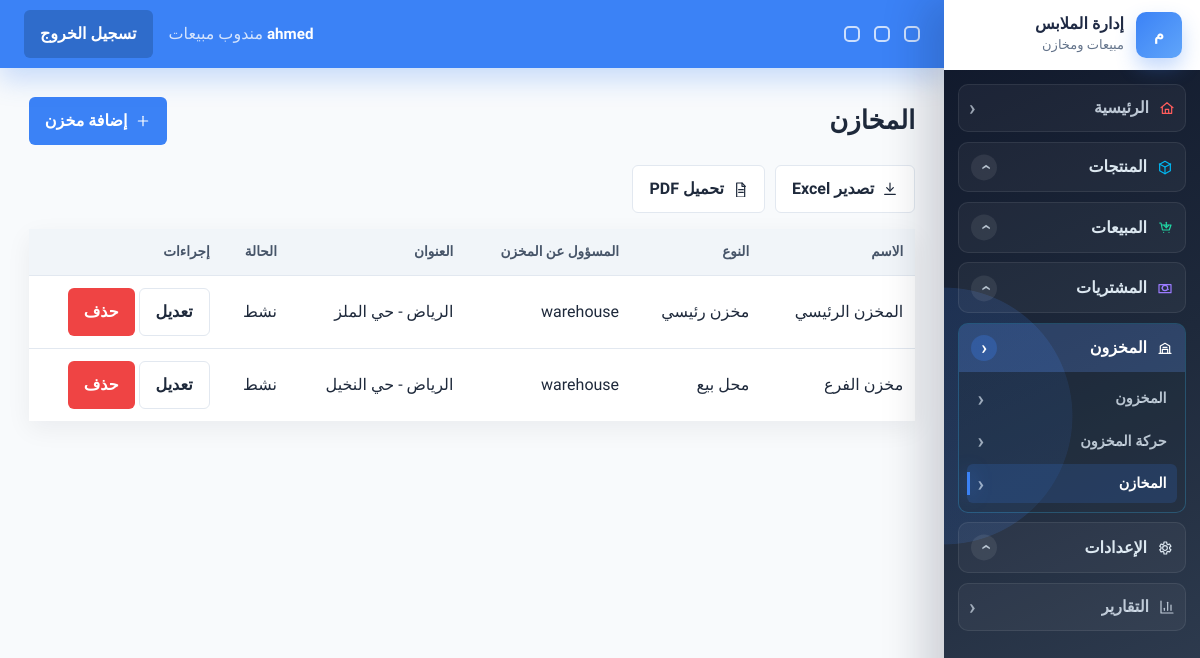
The app's page /inventory/warehouses/ (signed in), older data.
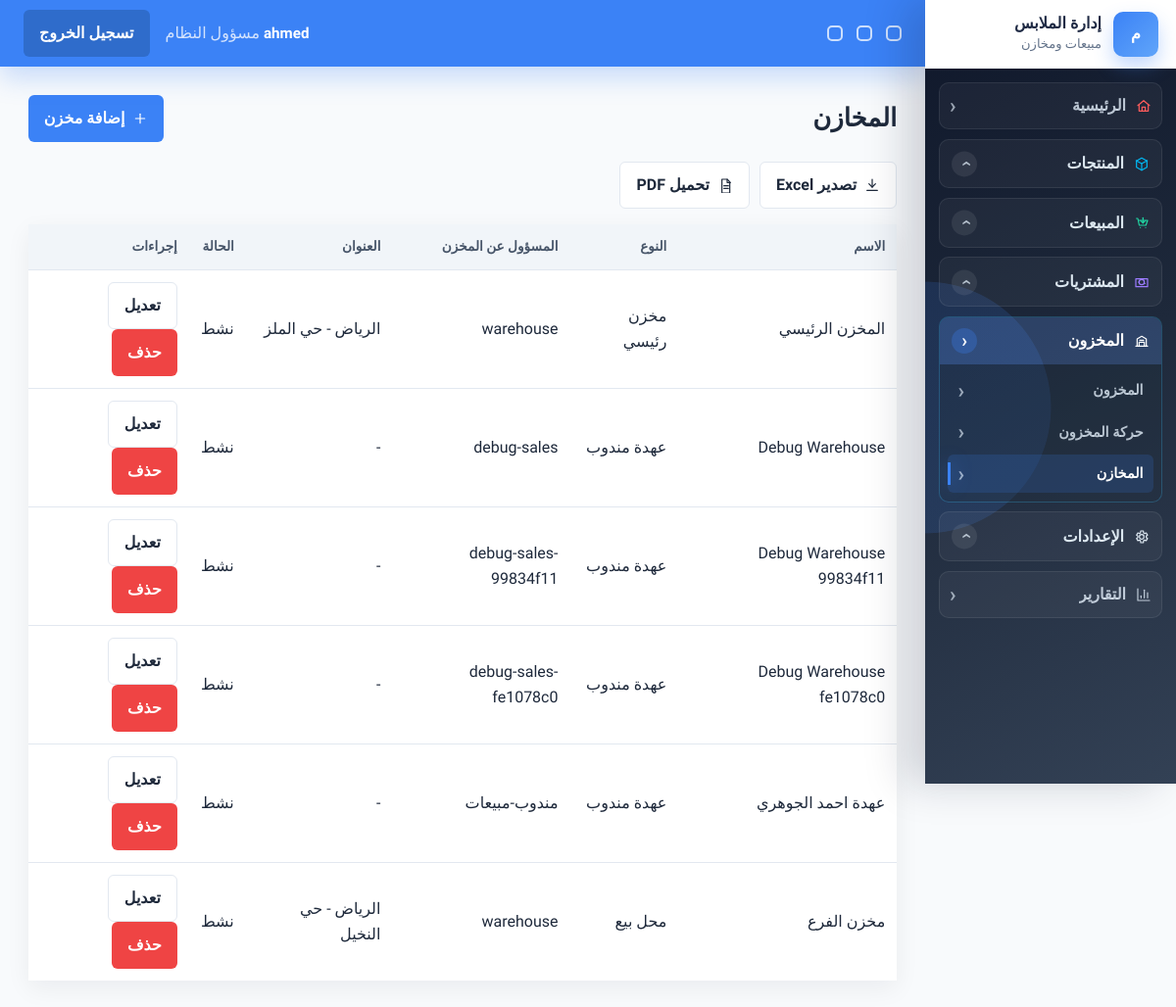
The same page, newer data.
### accounts/models.py (models this page shows, shortened)
class User(AbstractUser):
    ROLE_MANAGER = 'manager'
    ROLE_SALES = 'sales'
    ROLE_WAREHOUSE = 'warehouse'
    ROLE_CHOICES = [
        (ROLE_MANAGER, 'مسؤول النظام'),
        (ROLE_SALES, 'مندوب مبيعات'),
        (ROLE_WAREHOUSE, 'مسؤول مخزن'),
    ]
    username = models.CharField(
        'اسم المستخدم',
        max_length=150,
        unique=True,
        help_text='يمكن استخدام الحروف والأرقام والمسافات.',
        error_messages={'unique': 'يوجد مستخدم بهذا الاسم بالفعل.'},
    )
    role = models.CharField(max_length=20, choices=ROLE_CHOICES, default=ROLE_SALES, db_index=True)
    phone = models.CharField(max_length=20, blank=True, null=True)
    created_at = models.DateTimeField(auto_now_add=True, db_index=True)
    class Meta:
        indexes = [
            models.Index(fields=['role', 'is_active']),
            models.Index(fields=['created_at']),
        ]
    @property
    def is_manager(self):
        return self.role == self.ROLE_MANAGER or self.is_superuser

### inventory/models.py (models this page shows, shortened)
class Warehouse(models.Model):
    TYPE_MAIN = 'main'
    TYPE_STORE = 'store'
    TYPE_REPRESENTATIVE = 'representative'
    WAREHOUSE_TYPE_CHOICES = [
        (TYPE_MAIN, 'مخزن رئيسي'),
        (TYPE_STORE, 'محل بيع'),
        (TYPE_REPRESENTATIVE, 'عهدة مندوب'),
    ]
    name = models.CharField(max_length=100, db_index=True)
    warehouse_type = models.CharField(max_length=20, choices=WAREHOUSE_TYPE_CHOICES, db_index=True)
    assigned_user = models.ForeignKey(
        settings.AUTH_USER_MODEL,
        on_delete=models.SET_NULL,
        null=True,
        blank=True,
        related_name='assigned_warehouses',
    )
    address = models.TextField(blank=True, null=True)
    is_active = models.BooleanField(default=True, db_index=True)

### inventory/views.py (the view)
# urls.py: path('warehouses/', views.WarehouseListView.as_view(), name='warehouses'),
class WarehouseListView(RoleRequiredMixin, ExportListMixin, ListView):
    allowed_roles = ('manager', 'warehouse')
    model = Warehouse
    template_name = 'inventory/warehouses/list.html'
    context_object_name = 'warehouses'
    paginate_by = 20
    export_title = 'قائمة المخازن'
    export_filename = 'warehouses'
    export_columns = (
        ('اسم المخزن', 'name'),
        ('النوع', 'get_warehouse_type_display'),
        ('المسؤول', 'assigned_user'),
        ('العنوان', 'address'),
        ('الحالة', lambda warehouse: 'نشط' if warehouse.is_active else 'متوقف'),
    )
    def get_queryset(self):
        return Warehouse.objects.select_related('assigned_user').order_by('warehouse_type', 'name')

### accounts/permissions.py (called while the page is built)
def has_role(user, *roles):
    if not user.is_authenticated:
        return False
    if user.is_superuser or getattr(user, 'role', None) == 'manager':
        return True
    return getattr(user, 'role', None) in roles

    def test_func(self):
        return has_role(self.request.user, *self.allowed_roles)

### config/exports.py (called while the page is built)
    def dispatch(self, request, *args, **kwargs):
        export_format = request.GET.get('export')
        if export_format in {'excel', 'pdf'}:
            return self.export_response(export_format)
        return super().dispatch(request, *args, **kwargs)

    def get_context_data(self, **kwargs):
        context = super().get_context_data(**kwargs)
        context['export_enabled'] = bool(self.export_columns)
        return context

### templates/inventory/warehouses/list.html (shortened to what this page needs)
{% extends 'base.html' %}
{% block content %}
<div class="page-head">
    <h1>المخازن</h1>
    {% if request.user.is_manager %}
        <a class="btn btn-accent" href="{% url 'inventory:warehouse_create' %}">
            <svg class="ui-icon"><use href="#icon-plus"></use></svg>
            إضافة مخزن
        </a>
    {% endif %}
</div>
{% include 'partials/export_buttons.html' %}
<div class="table-wrap">
    <table>
        <thead>
            <tr>
                <th>الاسم</th>
                <th>النوع</th>
                <th>المسؤول عن المخزن</th>
                <th>العنوان</th>
                <th>الحالة</th>
                <th>إجراءات</th>
            </tr>
        </thead>
        <tbody>
            {% for warehouse in warehouses %}
                <tr>
                    <td>{{ warehouse.name }}</td>
                    <td>{{ warehouse.get_warehouse_type_display }}</td>
                    <td>{{ warehouse.assigned_user|default:'-' }}</td>
                    <td>{{ warehouse.address|default:'-' }}</td>
                    <td>{{ warehouse.is_active|yesno:'نشط,متوقف' }}</td>
                    <td>
                        {% if request.user.is_manager %}
                            <a class="btn btn-light" href="{% url 'inventory:warehouse_update' warehouse.pk %}">تعديل</a>
                            <a class="btn btn-danger" href="{% url 'inventory:warehouse_delete' warehouse.pk %}">حذف</a>
                        {% endif %}
                    </td>
                </tr>
            {% empty %}
                <tr><td colspan="6">لا توجد مخازن</td></tr>
            {% endfor %}
        </tbody>
    </table>
</div>
{% endblock %}

### templates/partials/navbar.html (shortened to what this page needs)
<header class="topbar">
    <div class="topbar-tools" aria-hidden="true">
        <span></span>
        <span></span>
        <span></span>
    </div>
    <div class="topbar-user">
        <strong>{{ request.user.get_full_name|default:request.user.username }}</strong>
        <span>{{ request.user.get_role_display }}</span>
    </div>
    <form method="post" action="{% url 'accounts:logout' %}">
        <button class="btn btn-secondary" type="submit">تسجيل الخروج</button>
    </form>
</header>

Row changes from the older to the newer data that the page shows:
changed User "ahmed": user.role "مندوب مبيعات" → "مسؤول النظام"
added Warehouse: name "Debug Warehouse", warehouse_type "عهدة مندوب", assigned_user "debug-sales", address "-", is_active "نشط"
added Warehouse: name "Debug Warehouse 99834f11", warehouse_type "عهدة مندوب", assigned_user "debug-sales-99834f11", address "-", is_active "نشط"
added Warehouse: name "Debug Warehouse fe1078c0", warehouse_type "عهدة مندوب", assigned_user "debug-sales-fe1078c0", address "-", is_active "نشط"
added Warehouse: name "عهدة احمد الجوهري", warehouse_type "عهدة مندوب", assigned_user "مندوب-مبيعات", address "-", is_active "نشط"
